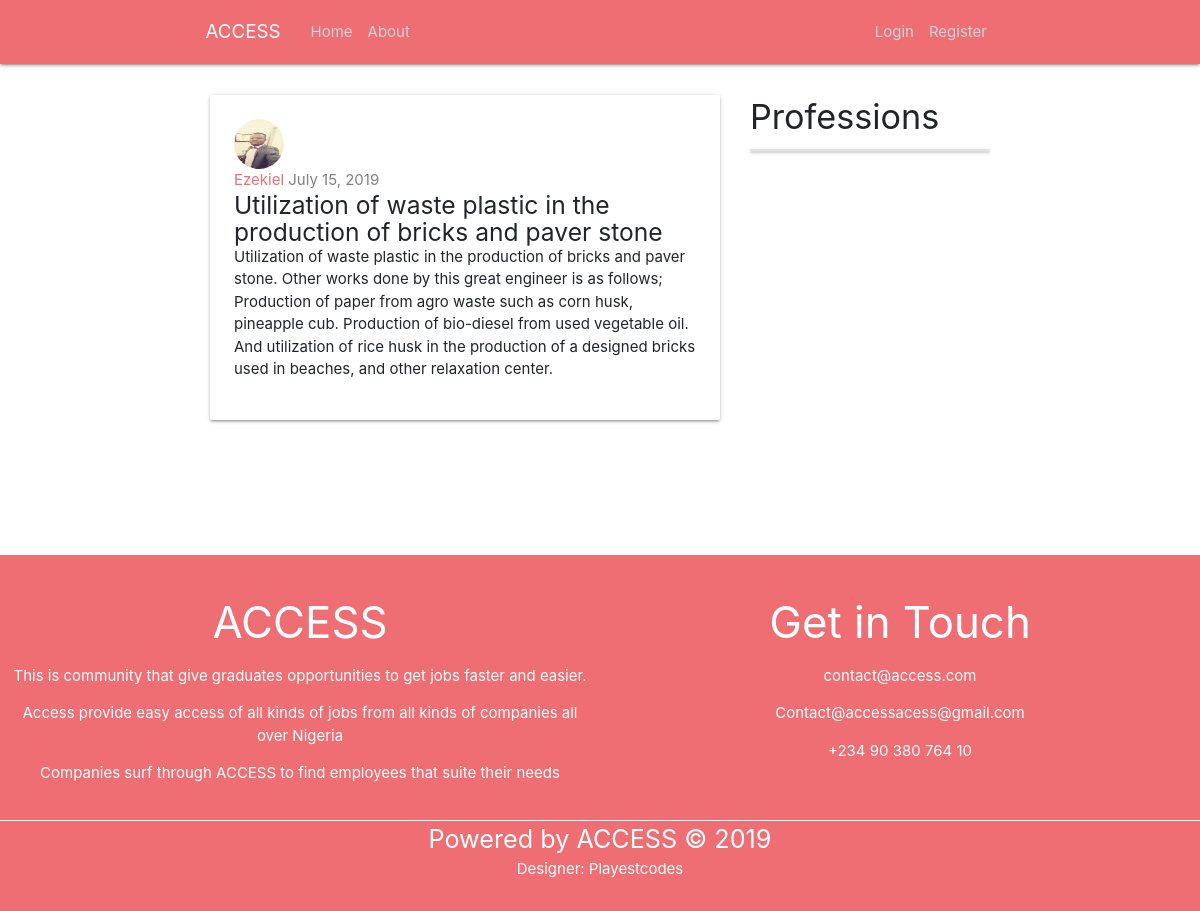
The page /post/19/ on the database its author committed.
### blog/models.py (models this page shows, shortened)
class Post(models.Model):
 title = models.CharField(max_length=100)
 content = models.TextField()
 date_posted = models.DateTimeField(default=timezone.now)
 author = models.ForeignKey(User, on_delete=models.CASCADE)

### users/models.py (models this page shows, shortened)
class Profile(models.Model):
    user = models.OneToOneField(User, on_delete=models.CASCADE, related_name = "profile", null=True, blank=True)
    first_name = models.CharField(max_length=50)
    last_name = models.CharField(max_length=50)
    age = models.PositiveIntegerField()
    university = models.CharField(max_length=100)
    course = models.CharField(max_length=100)
    city = models.CharField(max_length=50)
    state = models.CharField(max_length=50)
    country = models.CharField(max_length=50)
    phone_number = models.PositiveIntegerField()
    image = models.ImageField(default='default.jpg', upload_to='profile_pics')
    profession = models.ForeignKey(Profession, on_delete=models.CASCADE, related_name="profiles", null=True, blank=True)

### blog/views.py (the view)
# urls.py: path('post/<int:pk>/', PostDetailView.as_view(), name='post-detail'),
class PostDetailView(DetailView):
    model = Post

### blog/templates/blog/post_detail.html (shortened to what this page needs)
{% extends "blog/base.html" %}
{% block content %}
<div class="card-panel" style="margin-top: 20px">
    <img src="{{ object.author.profile.image.url }}" class="circle responsive-img" style="height: 50px; width: 50px">
    <p style="padding: 0; margin-bottom: 0; color: gray"><span><a style="color: #ee6e73" href="{% url 'user-posts' object.author.username %}">{{object.author}}</a></span>
        {{object.date_posted|date:"F d, Y"}}</p>
    <h5 style="padding: 0; margin: 0">{{object.title}}</h5>
    <p style="padding: 0; margin-top: 0"> {{object.content}}</p>
</div>
{% endblock content %}

### blog/static/blog/main.css (style rules this page uses)
body { box-sizing: border-box; margin-top: 5rem; }

### rows shown on the page
Post: author.profile.image (picture), author "Ezekiel", date_posted "July 15, 2019", title "Utilization of waste plastic in the production of bricks and paver stone", content "Utilization of waste plastic in the production of bricks and paver stone. Other works done by this great engineer is as follows; Production of paper from agro waste such as corn husk, pineapple cub. Production of bio-diesel from used vegetable oil. And utilization of rice husk in the production of a designed bricks used in beaches, and other relaxation center."
